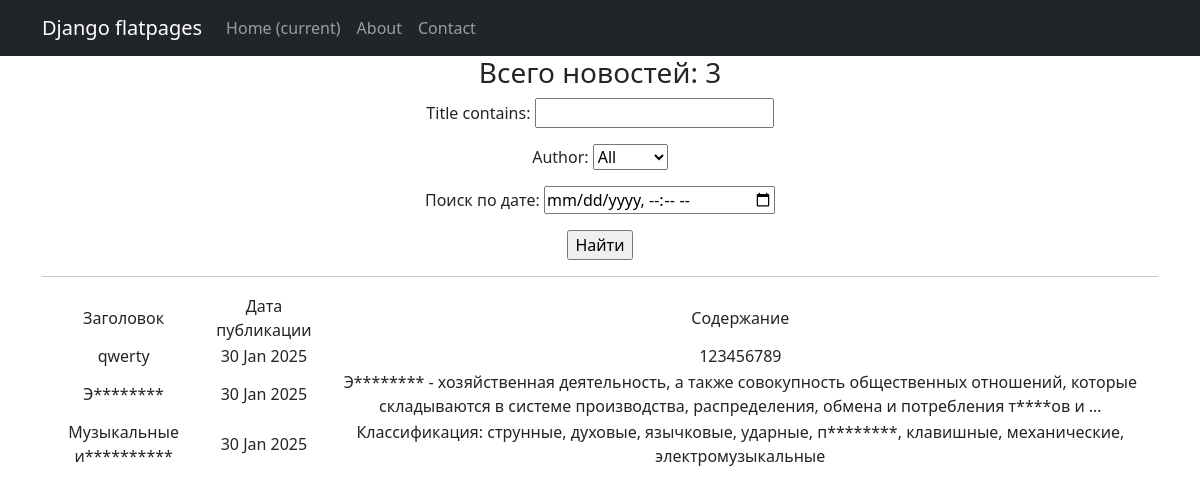
Page /news/search/ on the earlier database version.
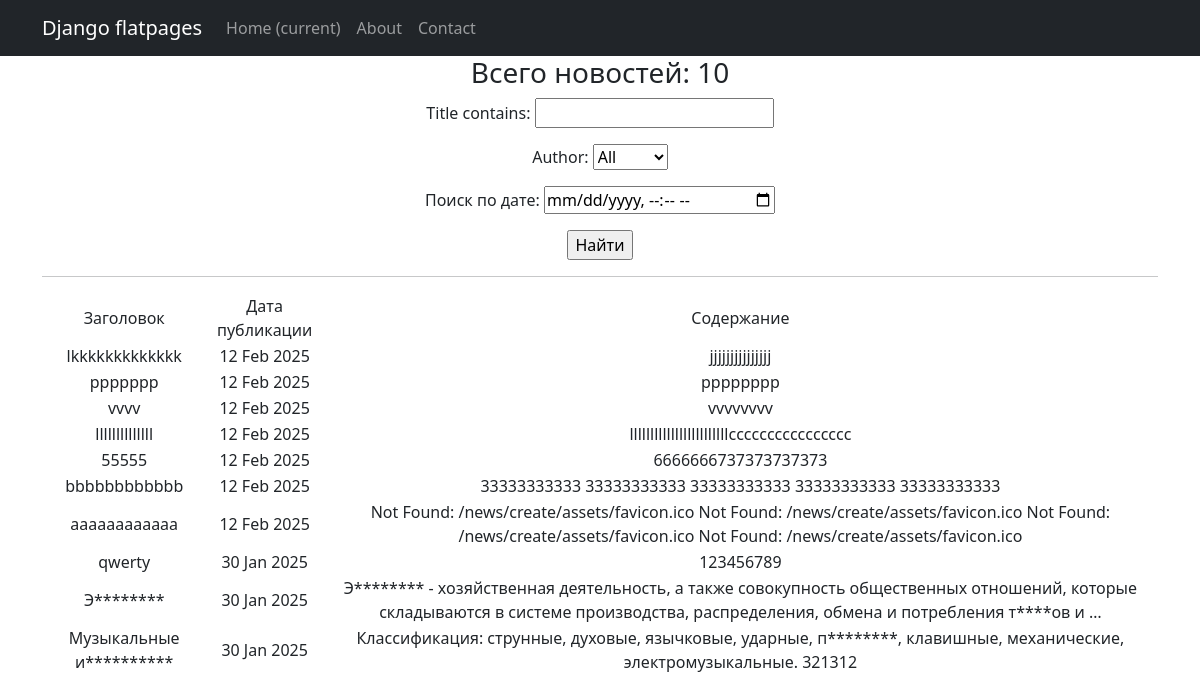
Same page on the later database version.
### news/models.py (models this page shows, shortened)
class Post(models.Model):
    author = models.ForeignKey(Author, on_delete = models.CASCADE)
    type = models.CharField(max_length = 2, choices = POSITIONS, default = news)
    date_in = models.DateTimeField(auto_now_add = True)
    category = models.ManyToManyField(Category, through = 'PostCategory')
    title = models.CharField(max_length = 64)
    text = models.TextField()
    rating = models.IntegerField(default = 0)

### news/views.py (the view)
# urls.py: path('search/', PostSearch.as_view(), name='post_search'),
class PostSearch(ListView):
    model = Post
    ordering = '-date_in'
    template_name = 'news_search.html'
    context_object_name = 'news'
    def get_queryset(self):
        queryset = super().get_queryset()
        self.filterset = PostFilter(self.request.GET, queryset)
        return self.filterset.qs
    def get_context_data(self, **kwargs):
        context = super().get_context_data(**kwargs)
        context['filterset'] = self.filterset
        return context

### news/models.py (called while the page is built)
    def __str__(self):
        return self.user.username

### news/templatetags/custom_filters.py (called while the page is built)
@register.filter()
def censor(words):
    if not isinstance(words, str):
        raise TypeError('censor applide to a non-string type')
    for i in censor_list:
        words = words.replace(i[1:], '*' * (len(i) - 1))
    return words

### templates/news_search.html (shortened to what this page needs)
{% extends 'flatpages/default.html' %}
{% load custom_filters %}
{% load custom_tags %}
{% block content %}
<h3>Всего новостей: {{ news|length }}</h3>
   <form action="" method="get">
       {{ filterset.form.as_p }}
       <input type="submit" value="Найти" />
   </form>
   <hr>
   {% if news %}
       <table>
           <tr>
               <td>Заголовок</td>
               <td>Дата публикации</td>
               <td>Содержание</td>
           </tr>
           {% for new in news %}
           <tr>
               <td>{{ new.title|censor }}</td>
               <td>{{ new.date_in|date:'d M Y' }}</td>
               <td>{{ new.text|truncatewords:20|censor }}</td>
           </tr>
           {% endfor %}
       </table>
   {% else %}
       <h2>Новостей нет!</h2>
   {% endif %}
{% endblock content %}

Differences in the rows shown:
added Post: title|censor "lkkkkkkkkkkkkk", date_in "12 Feb 2025", text|censor "jjjjjjjjjjjjjjj"
added Post: title|censor "ppppppp", date_in "12 Feb 2025", text|censor "pppppppp"
added Post: title|censor "vvvv", date_in "12 Feb 2025", text|censor "vvvvvvvv"
added Post: title|censor "llllllllllllll", date_in "12 Feb 2025", text|censor "llllllllllllllllllllllllcccccccccccccccc"
added Post: title|censor "55555", date_in "12 Feb 2025", text|censor "6666666737373737373"
added Post: title|censor "bbbbbbbbbbbb", date_in "12 Feb 2025", text|censor "33333333333 33333333333 33333333333 33333333333 33333333333"
added Post: title|censor "aaaaaaaaaaaa", date_in "12 Feb 2025", text|censor "Not Found: /news/create/assets/favicon.ico Not Found: /news/create/assets/favicon.ico Not Found: /news/create/assets/favicon.ico Not Found: /news/create/assets/favicon.ico"
changed Post "Музыкальные и**********": text|censor "Классификация: струнные, духовые, язычковые, ударные, п********, клавишные, механические, электромузыкальные" → "Классификация: струнные, духовые, язычковые, ударные, п********, клавишные, механические, электромузыкальные. 321312"
Other differences:
{{ news|length }}: "3" → "10"
